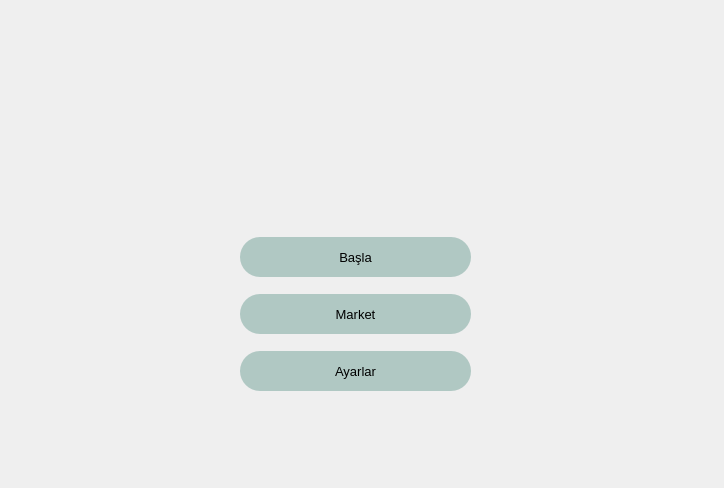
<?xml version="1.0" encoding="UTF-8"?>
<ui version="4.0">
 <class>MainWindow</class>
 <widget class="QMainWindow" name="MainWindow">
  <property name="geometry">
   <rect>
    <x>0</x>
    <y>0</y>
    <width>724</width>
    <height>488</height>
   </rect>
  </property>
  <property name="windowTitle">
   <string>MainWindow</string>
  </property>
  <widget class="QWidget" name="centralwidget">
   <property name="styleSheet">
    <string notr="true">QFrame{
background-image: url(:/img/waw.png);
}
QPushButton {
	border-radius: 20px;
	background-color: rgb(176, 200, 195);
	
	color: rgb(0, 0, 0);
}
QPushButton:hover{
	background-color: rgb(91, 200, 164);
	color:rgb(255, 255, 255);
}</string>
   </property>
   <widget class="QFrame" name="frame">
    <property name="geometry">
     <rect>
      <x>-20</x>
      <y>-20</y>
      <width>801</width>
      <height>601</height>
     </rect>
    </property>
    <property name="styleSheet">
     <string notr="true"/>
    </property>
    <property name="frameShape">
     <enum>QFrame::StyledPanel</enum>
    </property>
    <property name="frameShadow">
     <enum>QFrame::Raised</enum>
    </property>
    <widget class="QWidget" name="verticalLayoutWidget">
     <property name="geometry">
      <rect>
       <x>260</x>
       <y>240</y>
       <width>231</width>
       <height>191</height>
      </rect>
     </property>
     <layout class="QVBoxLayout" name="verticalLayout">
      <property name="spacing">
       <number>0</number>
      </property>
      <item>
       <widget class="QPushButton" name="btn1">
        <property name="minimumSize">
         <size>
          <width>50</width>
          <height>40</height>
         </size>
        </property>
        <property name="maximumSize">
         <size>
          <width>16777215</width>
          <height>16777215</height>
         </size>
        </property>
        <property name="font">
         <font>
          <pointsize>10</pointsize>
         </font>
        </property>
        <property name="styleSheet">
         <string notr="true"/>
        </property>
        <property name="text">
         <string>Başla</string>
        </property>
       </widget>
      </item>
      <item>
       <widget class="QPushButton" name="btn2">
        <property name="minimumSize">
         <size>
          <width>50</width>
          <height>40</height>
         </size>
        </property>
        <property name="font">
         <font>
          <pointsize>10</pointsize>
         </font>
        </property>
        <property name="styleSheet">
         <string notr="true"/>
        </property>
        <property name="text">
         <string>Market</string>
        </property>
       </widget>
      </item>
      <item>
       <widget class="QPushButton" name="btn3">
        <property name="minimumSize">
         <size>
          <width>50</width>
          <height>40</height>
         </size>
        </property>
        <property name="font">
         <font>
          <pointsize>10</pointsize>
         </font>
        </property>
        <property name="styleSheet">
         <string notr="true"/>
        </property>
        <property name="text">
         <string>Ayarlar</string>
        </property>
       </widget>
      </item>
     </layout>
    </widget>
   </widget>
  </widget>
 </widget>
 <resources>
  <include location="imgler.qrc"/>
 </resources>
 <connections/>
</ui>
